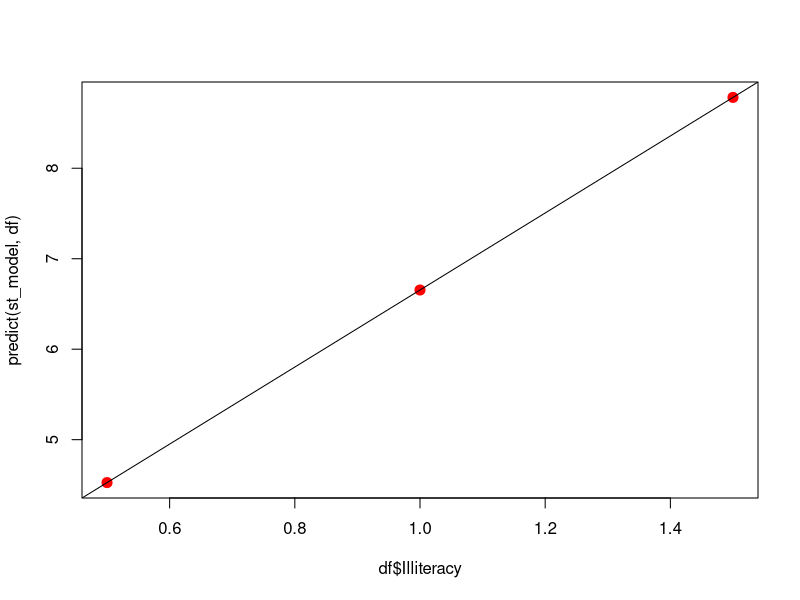
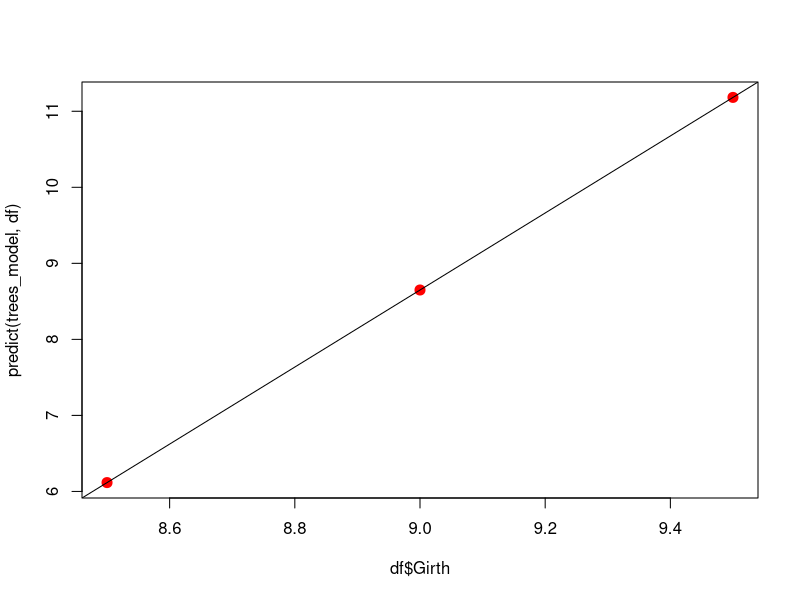
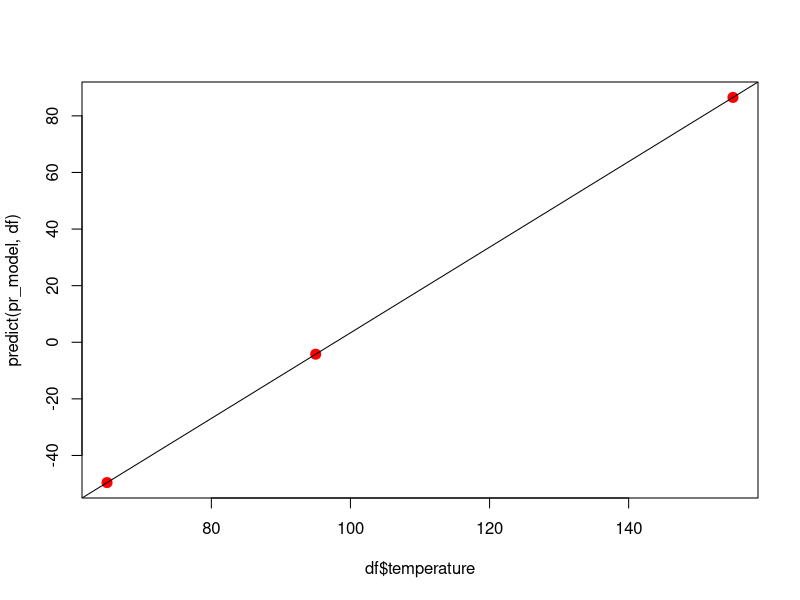

These figures' R source, in order:
#
# 작성자: 이소정
# 작성일: 2019-12-16
# 제출일: 2019-12-16
#

# 문1)
# state.x77 데이터셋에서 문맹률(Illiteracy)을 이용해 범죄율(Murder)을 예측
# 하는 단순선형 회귀모델을 만드시오. 그리고 문맹률이 0.5, 1.0, 1.5일 때 범
# 죄율을 예측하여 보시오.

st <- data.frame(state.x77)
st_model <- lm(Murder~Illiteracy,data=st)
st_model

df <- data.frame(Illiteracy = c(0.5, 1.0, 1.5))
predict(st_model,df)
plot(df$Illiteracy,predict(st_model,df),col='red',cex=2,pch=20)
abline(st_model)

# 문2)
# trees 데이터셋에서 나무둘레(Girth)로 나무의 볼륨(Volume)을 예측하는 단
# 선형 회귀모델을 만드시오. 그리고 나무 둘레가 8.5, 9.0, 9.5일 때, 나무의
# 볼륨(Volume)을 예측하여 보시오.

trees_model <- lm(Volume~Girth,data=trees)
trees_model

df <- data.frame(Girth = c(8.5,9.0,9.5))
predict(trees_model,df)
plot(df$Girth,predict(trees_model,df),col='red',cex=2,pch=20)
abline(trees_model)

# 문3) 
# pressure 데이터셋에서 온도(temperature)로 기압(pressure)을 예측하는 단
# 순선형 회귀모델을 만드시오. 그리고 온도가 65, 95, 155일 때 기압을 예측
# 하여 보시오.

pr_model <- lm(pressure~temperature,data=pressure)
pr_model

df <- data.frame(temperature=c(65,95,155))
predict(pr_model,df)
plot(df$temperature,predict(pr_model,df),col='red',cex=2,pch=20)
abline(pr_model)
